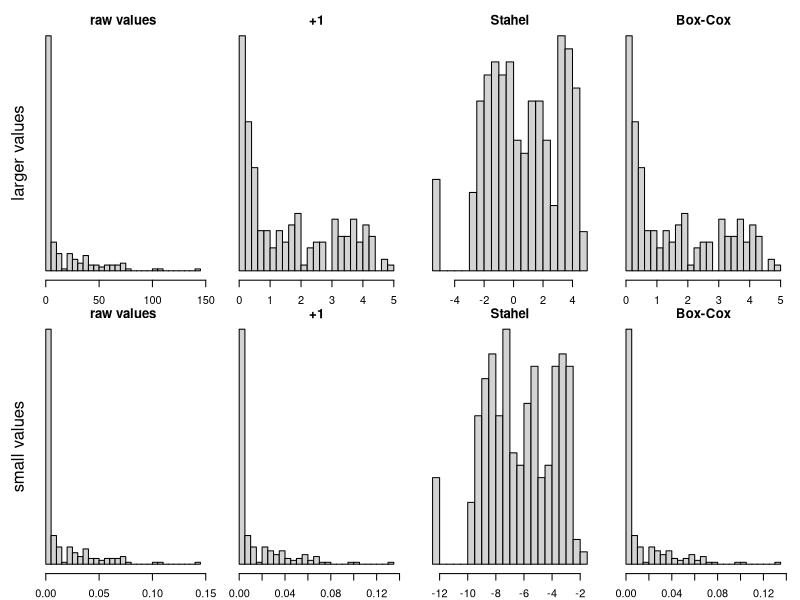

Write R code to recreate this figure.
## ---- chunk 1
dat <- data.frame(a = runif(20,2,6),
                  b = rnorm(20,2,100))                           # some simulated data
dat$y <- rnorm(20,2-0.6*log(dat$a)-0.12*dat$b+0.003*dat$b^2,11)  # simulated outcome variable
dat$a.l <- log(dat$a)    # the log of x is stored in the new variable $x.l
dat$b.z <- scale(dat$b)  # the variable b is centerd and scaled to 1 SD by the function scale, and stored in $b.z
## ---- chunk 2
mod1 <- lm(y ~ log(a), data=dat)     # the effect of the log of a on b is estimated
mod2 <- lm(y ~ b + I(b^2), data=dat) # using a linear and quadratic effect
  # as dat$b has large values, better use scaled dat$b, i.e. dat$b.z:
mod3 <- lm(y ~ b.z + I(b.z^2), data=dat)  # the I() makes that first the square is calculated, then these values are used
  # or, even better, especially for complex models, use orthogonal polynomials by applying the function poly
mod4 <- lm(y ~ poly(b,2), data=dat)   # the "2" asks for 2 polynomials, i.e. linear and quadratic
## ---- chunk 3
mod5 <- lm(y ~ scale(poly(b,2)), data=dat)  # produces a wrong model!
## ---- chunk 4
set.seed(3)
x <- exp(runif(200,-3,5))  # a strongly skewed variable
x[sample(1:length(x),7)] <- 0   # put some values to exactly 0
x2 <- x/1000   # small values

# our custom function to calculate the Stahel-constant:
stahelc <- function(x) {
  ix <- x>0
  return((quantile(x[ix],0.25,na.rm=T))^2/quantile(x[ix],0.75,na.rm=T))
}
## ---- chunk 5
par(mfrow=c(2,4), mar=c(2,1,1,1), oma=c(0,2,1,0))
hist(x, nclass=30, main="raw values", xlab="", ylab="", yaxt="n")
mtext("larger values",2,1,xpd=NA)
hist(log(x+1), nclass=30, main="+1", xlab="", ylab="", yaxt="n")
hist(log(x+stahelc(x)), nclass=30, main="Stahel", xlab="", ylab="", yaxt="n")
hist(log1p(x), nclass=30, main="Box-Cox", xlab="", ylab="", yaxt="n")
hist(x2, nclass=30, main="raw values", xlab="", ylab="", yaxt="n")
mtext("small values",2,1,xpd=NA)
hist(log(x2+1), nclass=30, main="+1", xlab="", ylab="", yaxt="n")
hist(log(x2+stahelc(x2)), nclass=30, main="Stahel", xlab="", ylab="", yaxt="n")
hist(log1p(x2), nclass=30, main="Box-Cox", xlab="", ylab="", yaxt="n")
## ---- chunk 6
m <- glm(c(1,1,1,0,0,0,1,1,1,0)~runif(10,3,7), family=binomial)
family(m)$linkinv(3)
plogis(3)

m <- glm(c(1,1,1,0,0,0,1,1,1,0)~runif(10,3,7), family=binomial(probit))
family(m)$linkinv(3)

